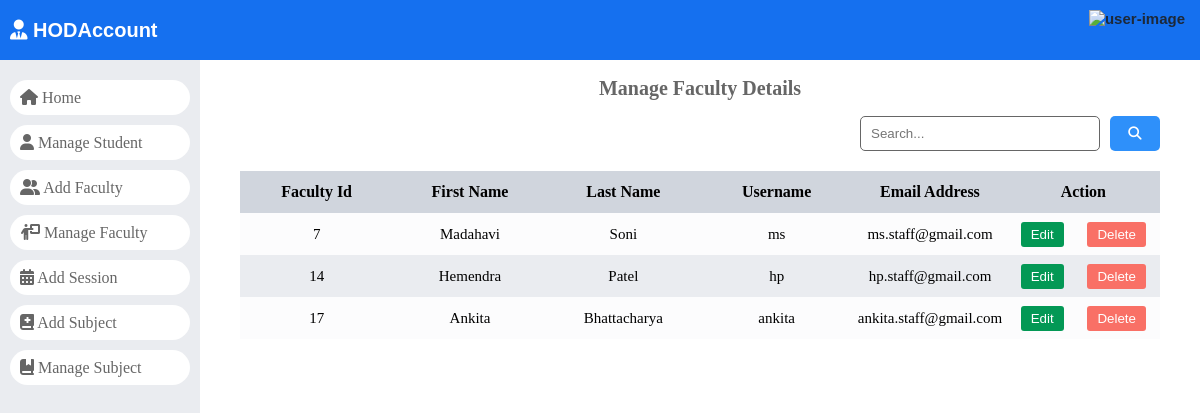
/manage_staff/, run on an earlier commit of the app's database.
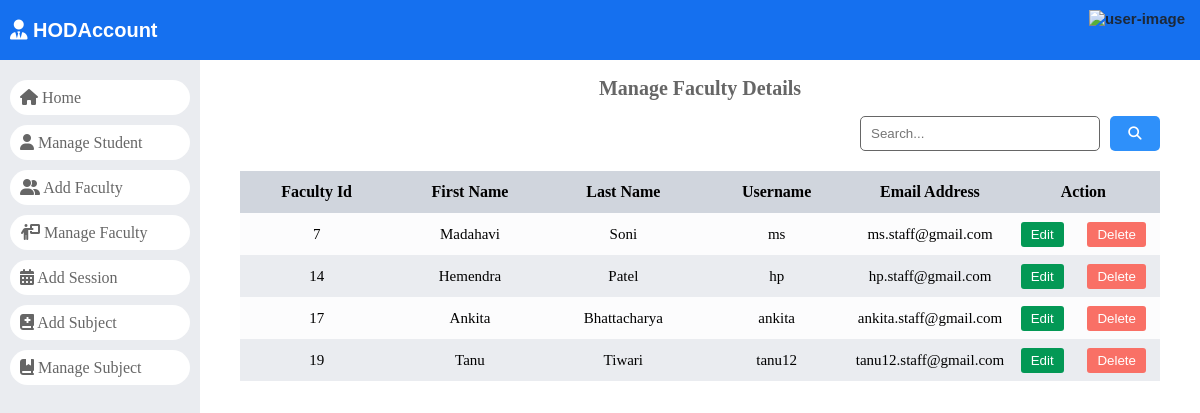
And on a later commit of the database.
### dashboard/models.py (models this page shows)
class Staffs(models.Model):
	id = models.AutoField(primary_key=True)
	admin = models.OneToOneField(CustomUser, on_delete = models.CASCADE)
	address = models.TextField()
	created_at = models.DateTimeField(auto_now_add=True)
	updated_at = models.DateTimeField(auto_now=True)
	objects = models.Manager()

class CustomUser(AbstractUser):
	HOD = '1'
	STAFF = '2'
	STUDENT = '3'
	EMAIL_TO_USER_TYPE_MAP = {
		'hod': HOD,
		'staff': STAFF,
		'student': STUDENT
	}
	user_type_data = ((HOD, "HOD"), (STAFF, "Staff"), (STUDENT, "Student"))
	user_type = models.CharField(default=1, choices=user_type_data, max_length=10)

### dashboard/HodViews.py (the view)
# urls.py: path('manage_staff/', HodViews.manage_staff, name="manage_staff"),
def manage_staff(request):
    staffs = Staffs.objects.all()
    context = {
        "staffs": staffs
    }
    return render(request, "Hod Page/manage_faculty.html", context)

### dashboard/templates/Hod Page/manage_faculty.html (shortened to what this page needs)
{% load static %}
<!DOCTYPE html>
<html lang="en">
<head>
    <link rel="stylesheet" href="https://cdnjs.cloudflare.com/ajax/libs/font-awesome/6.5.1/css/all.min.css"
 />
    <link rel="stylesheet" href="{% static 'style.css' %}">
</head>
<body>
    <header>
        <div>
            <a href="/">
                <div class="logo">
                    <i class="fa-solid fa-user-tie"></i>
                    HODAccount
                </div>
            </a>
        </div>
        {% include '../headerUser.html' %}
    </header>
    <div id="main">
        {% include './navigation.html' %}
        <div id="student_record">
            <div class="page-title">
                <h2>Manage Faculty Details</h2>
            </div>
            <div id="search-bar">
                <form action="" method="GET" class="search-form" data-search-record="#faculty-data">
                    <input type="search" name="search" id="search" placeholder="Search...">
                    <button type="submit">
                        <i class="fa-solid fa-magnifying-glass"></i>
                    </button>
                </form>
            </div>
            <div id="expese-record" class="record">
                <table>
                    <thead>
                        <tr>
                            <th>Faculty Id</th>
                            <th>First Name</th>
                            <th>Last Name</th>
                            <th>Username</th>
                            <th>Email Address</th>
                            <th>Action</th>
                        </tr>
                    </thead>
                    <tbody id="faculty-data">
                        {% for staff in staffs %}
                        <tr>
                            <td>{{ staff.admin.id }}</td>
                            <td>{{ staff.admin.first_name }}</td>
                            <td>{{ staff.admin.last_name }}</td>
                            <td>{{ staff.admin.username }}</td>
                            <td>{{ staff.admin.email }}</td>
                            <td class="action">
                                <button class="edit btn" onclick="openEditDialog(event)" data-name="
                                    \'{
                                        'faculty_id': '{{ staff.admin.id }}',
                                        'first_name': '{{ staff.admin.first_name }}',
                                        'last_name': '{{ staff.admin.last_name }}',
                                        'username': '{{ staff.admin.username }}',
                                        'email': '{{ staff.admin.email }}'
                                    }\'
                                ">
                                    Edit
                                </button>
                                <button class="delete btn">
                                    Delete
                                </button>
                            </td>
                        </tr>
                        {% endfor %}
                    </tbody>
                </table>
            </div>
        </div>
    </div>
</body>
</html>

### dashboard/templates/headerUser.html (shortened to what this page needs)
<div class="user">
    <div>
        <img src="https://cdn-icons-png.flaticon.com/512/1144/1144760.png" alt="user-image">
    </div>
</div>

### dashboard/templates/Hod Page/navigation.html (shortened to what this page needs)
<div id="navbar">
    <nav>
        <a href="{% url 'hod_home' %}">
            <li>
                <i class="fa fa-home"></i> Home
            </li>
        </a>
        <a href="#">
            <li>
                <i class="fa fa-user"></i> Manage Student
            </li>
        </a>
        <a href="{% url 'add_staff' %}">
            <li>
                <i class="fa-solid fa-user-group"></i>
                Add Faculty
            </li>
        </a>
        <a href="{% url 'manage_staff' %}">
            <li>
                <i class="fa-solid fa-person-chalkboard"></i>
                Manage Faculty
            </li>
        </a>
        <a href="#">
            <li>
                <i class="fa-solid fa-calendar-days"></i>
                Add Session
            </li>
        </a>
        <a href="#">
            <li>
                <i class="fa-solid fa-book-medical"></i>
                Add Subject
            </li>
        </a>
        <a href="#">
            <li>
                <i class="fa-solid fa-book-bookmark"></i>
                Manage Subject
            </li>
        </a>
    </nav>
</div>

### static/style.css (style rules this page uses)
:root { --light-black: #1d2939; --sky-blue: #1570ef; --light-blue: #2e90fa; --nav-bg: #eaecf0; --nav-text: #666; --success-color: #039855; --error-color: #f97066; --white: #fff; --table-grid-dark: #eaecf0; --table-grid-light: #fcfcfd; --table-heading: #d0d5dd; --dialog-backdrop: #26262690; --gray-6: #666; --gray-e: #ebebeb; --note-gray: #f2f4f7; --page-heading: #666; --page-highlight-heading: #3f3737; --yellow: #fec84b; }
html, body { margin: 0; padding: 0; }
a { text-decoration: none; }
#main { display: flex; height: calc(100vh - 60px); }
#student_record { max-width: calc(100% - 200px); flex: 1; }
.record { padding: 20px 40px; overflow: auto; box-sizing: border-box; }
.record table { width: 100%; border-spacing: 0; }
.record th, .record td { height: 40px; max-width: 150px; text-align: center; min-width: 150px; }
.record tr:nth-child(2n + 2) { background: var(--table-grid-dark); }
.record tr:nth-child(2n + 1) { background: var(--table-grid-light); }
.record th { font-size: 16px; background: var(--table-heading); }
.record td { font-size: 15px; }
.record td .edit, .record td .delete { height: 25px; line-height: 25px; border: 0; margin: 0 10px; padding: 0 10px; border-radius: 3px; }
.record td .edit { background: var(--success-color); color: var(--white); }
.record td .delete { background: var(--error-color); color: var(--white); }
header { width: 100%; height: 60px; padding: 10px; box-sizing: border-box; display: flex; justify-content: space-between; gap: 20px; background: var(--sky-blue); font-family: arial; }
header .logo { height: 40px; line-height: 40px; font-size: 20px; font-weight: 600; color: var(--white); }
header .user { display: flex; justify-content: center; gap: 5px; height: 100%; font-size: 15px; font-weight: bold; color: var(--light-black); position: relative; }
header .user img { height: 100%; }
#navbar { width: 200px; max-width: 80vw; background: var(--nav-bg); }
#navbar nav { padding: 10px; box-sizing: border-box; }
#navbar nav li { list-style: none; margin: 10px 0; background: var(--white); border-radius: 20px; height: 35px; line-height: 35px; padding: 0 10px; box-sizing: border-box; white-space: nowrap; text-overflow: ellipsis; color: var(--nav-text); }
.page-title h2 { text-align: center; font-size: 20px; color: var(--page-heading); }
#search-bar form { display: flex; gap: 10px; width: 90%; max-width: 300px; margin-left: auto; margin-right: 40px; height: 35px; font-size: 17px; }
#search-bar input { flex: 1; border: 1.5px solid #666; padding: 0 10px; box-sizing: border-box; border-radius: 5px; }
#search-bar button { width: 50px; border-radius: 5px; background-color: var(--light-blue); color: var(--white); border: 0; cursor: pointer; }

What changed in the data, as far as the page shows it:
added Staffs: admin.id "19", admin.first_name "Tanu", admin.last_name "Tiwari", admin.username "tanu12", admin.email "tanu12.staff@gmail.com"
